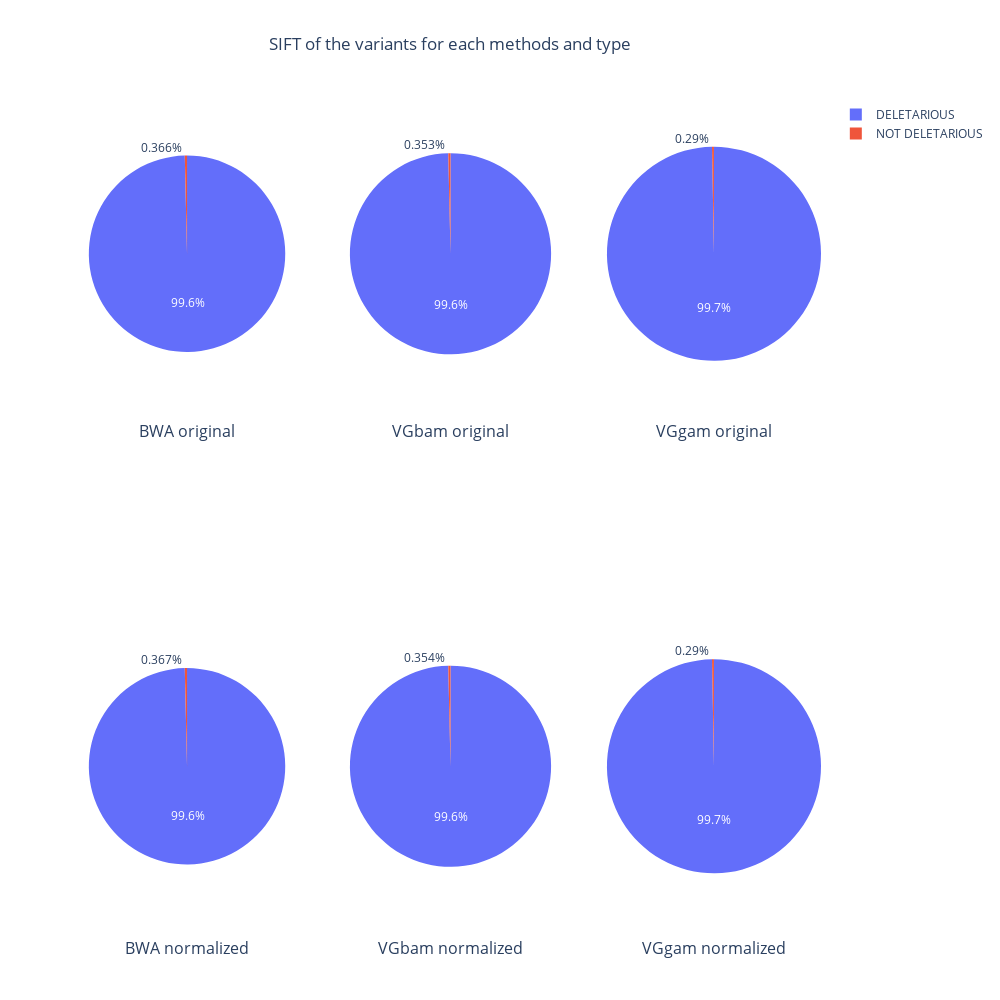

The cell this chart's notebook holds for it:
### Code cell
fig = make_subplots(2, 3, specs=specs,
                    subplot_titles=['BWA original','VGbam original','VGgam original', 'BWA normalized', 'VGbam normalized', 'VGgam normalized'])

                     
fig.add_trace(go.Pie(labels=labels, values=val_bwaOG, scalegroup='one',
                     name="BWA original"), 1, 1)
fig.add_trace(go.Pie(labels=labels, values=val_vgbamOG, scalegroup='one',
                     name="VGbam original"), 1, 2)
fig.add_trace(go.Pie(labels=labels, values=val_vggamOG, scalegroup='one',
                     name="VGgam original"), 1, 3)
fig.add_trace(go.Pie(labels=labels, values=val_bwaNORM, scalegroup='one',
                     name="BWA normalized"), 2, 1)
fig.add_trace(go.Pie(labels=labels, values=val_vgbamnorm, scalegroup='one',
                     name="VGbam normalized"), 2, 2)
fig.add_trace(go.Pie(labels=labels, values=val_vggamnorm, scalegroup='one',
                     name="VGgam normalized"), 2, 3)

fig.layout.annotations[0].update(y=0.58)
fig.layout.annotations[1].update(y=0.58)
fig.layout.annotations[2].update(y=0.58)
fig.layout.annotations[3].update(y=-0.05)
fig.layout.annotations[4].update(y=-0.05)
fig.layout.annotations[5].update(y=-0.05)


fig.update_layout(title_text='SIFT of the variants for each methods and type')
fig.update_layout(title_x=0.45)
fig.update_layout(
    autosize=False,
    width=1000,
    height=1000)
fig.show()

### Figure 1 — Plotly figure (JSON) as saved in the notebook; plotly's stock layout.template omitted (floating-point values rounded to 4 significant figures)
{"data": [{"domain": {"x": [0, 0.2889], "y": [0.625, 1]}, "labels": ["DELETARIOUS", "NOT DELETARIOUS"], "name": "BWA original", "scalegroup": "one", "type": "pie", "values": [15606412, 57304, 43401, 4818]}, {"domain": {"x": [0.3556, 0.6444], "y": [0.625, 1]}, "labels": ["DELETARIOUS", "NOT DELETARIOUS"], "name": "VGbam original", "scalegroup": "one", "type": "pie", "values": [16380675, 58066, 45466, 5013]}, {"domain": {"x": [0.7111, 1], "y": [0.625, 1]}, "labels": ["DELETARIOUS", "NOT DELETARIOUS"], "name": "VGgam original", "scalegroup": "one", "type": "pie", "values": [18548539, 54011, 34965, 1812]}, {"domain": {"x": [0, 0.2889], "y": [0, 0.375]}, "labels": ["DELETARIOUS", "NOT DELETARIOUS"], "name": "BWA normalized", "scalegroup": "one", "type": "pie", "values": [15603113, 57464, 43388, 4528]}, {"domain": {"x": [0.3556, 0.6444], "y": [0, 0.375]}, "labels": ["DELETARIOUS", "NOT DELETARIOUS"], "name": "VGbam normalized", "scalegroup": "one", "type": "pie", "values": [16374898, 58243, 45367, 4614]}, {"domain": {"x": [0.7111, 1], "y": [0, 0.375]}, "labels": ["DELETARIOUS", "NOT DELETARIOUS"], "name": "VGgam normalized", "scalegroup": "one", "type": "pie", "values": [18548540, 54011, 34965, 1812]}], "layout": {"annotations": [{"font": {"size": 16}, "showarrow": false, "text": "BWA original", "x": 0.1444, "xanchor": "center", "xref": "paper", "y": 0.58, "yanchor": "bottom", "yref": "paper"}, {"font": {"size": 16}, "showarrow": false, "text": "VGbam original", "x": 0.5, "xanchor": "center", "xref": "paper", "y": 0.58, "yanchor": "bottom", "yref": "paper"}, {"font": {"size": 16}, "showarrow": false, "text": "VGgam original", "x": 0.8556, "xanchor": "center", "xref": "paper", "y": 0.58, "yanchor": "bottom", "yref": "paper"}, {"font": {"size": 16}, "showarrow": false, "text": "BWA normalized", "x": 0.1444, "xanchor": "center", "xref": "paper", "y": -0.05, "yanchor": "bottom", "yref": "paper"}, {"font": {"size": 16}, "showarrow": false, "text": "VGbam normalized", "x": 0.5, "xanchor": "center", "xref": "paper", "y": -0.05, "yanchor": "bottom", "yref": "paper"}, {"font": {"size": 16}, "showarrow": false, "text": "VGgam normalized", "x": 0.8556, "xanchor": "center", "xref": "paper", "y": -0.05, "yanchor": "bottom", "yref": "paper"}], "autosize": false, "height": 1000, "title": {"text": "SIFT of the variants for each methods and type", "x": 0.45}, "width": 1000}}
